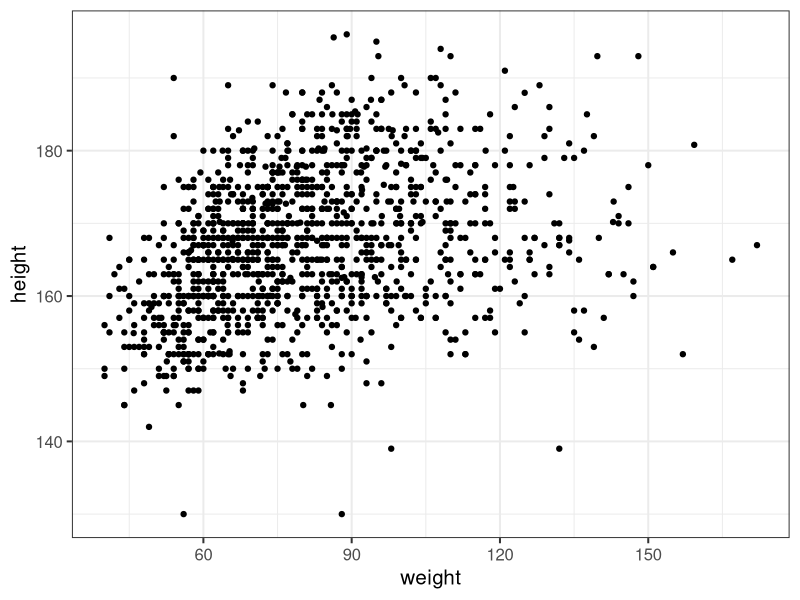
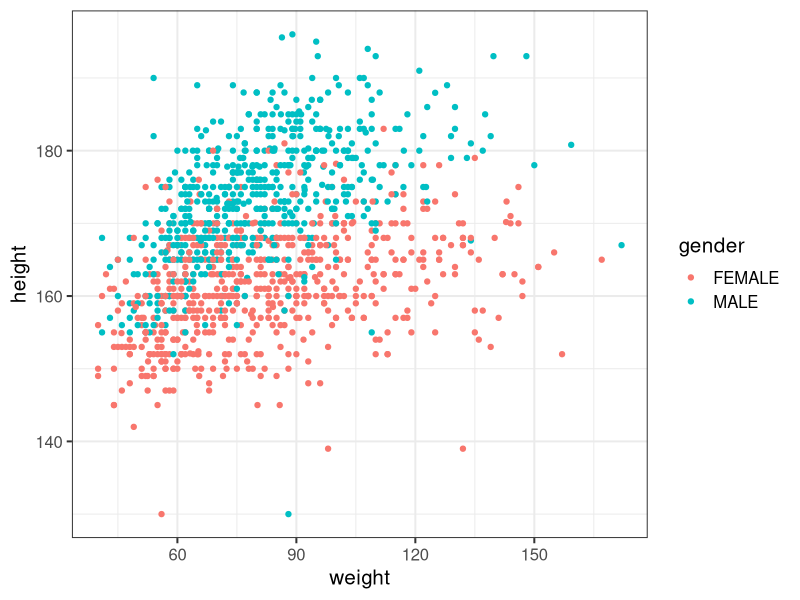
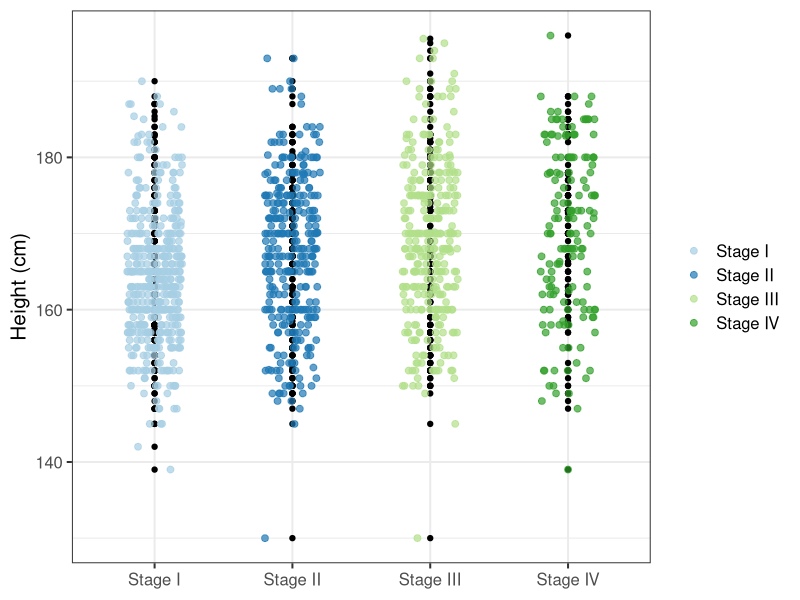
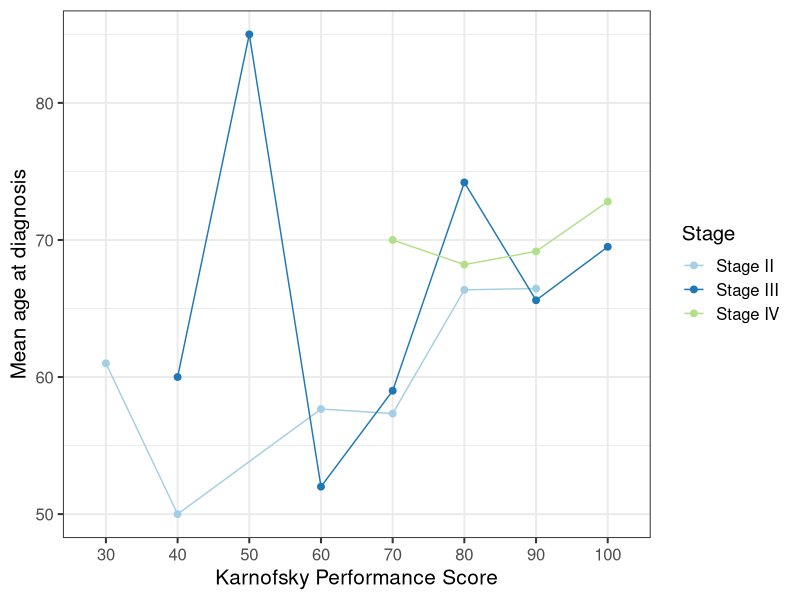
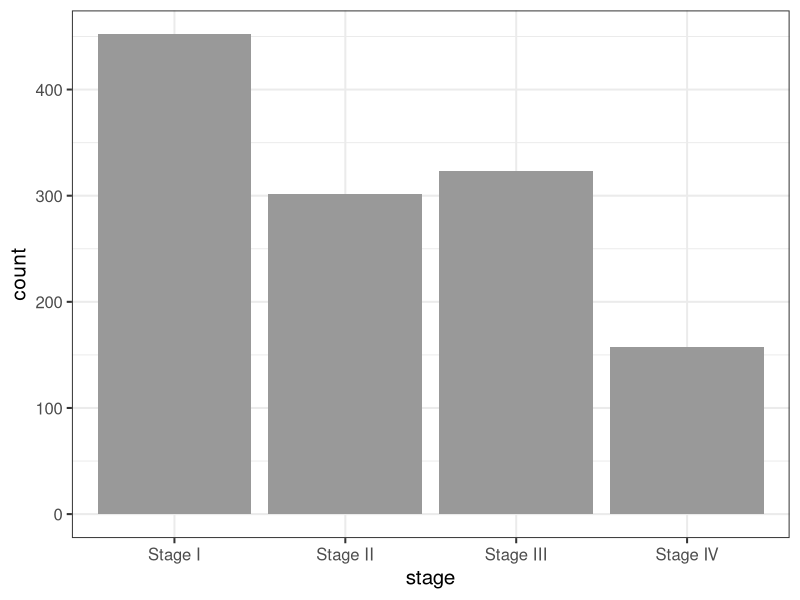
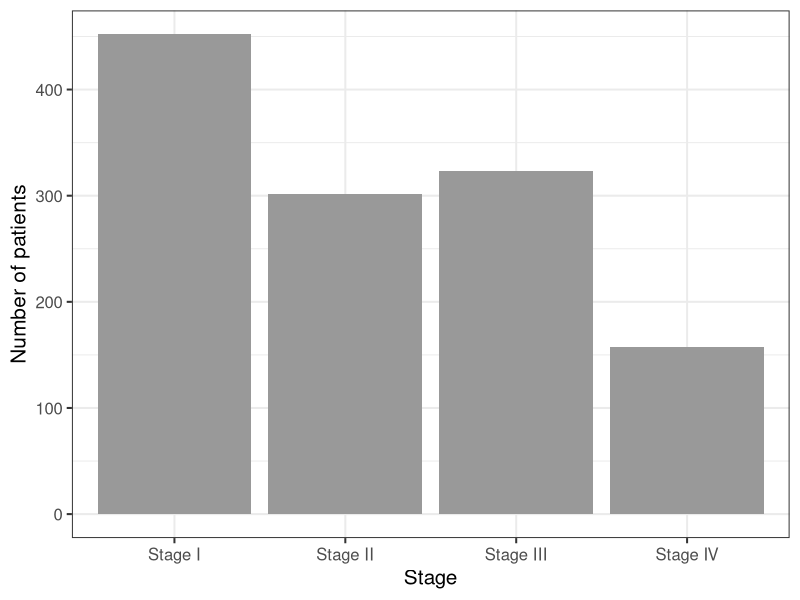
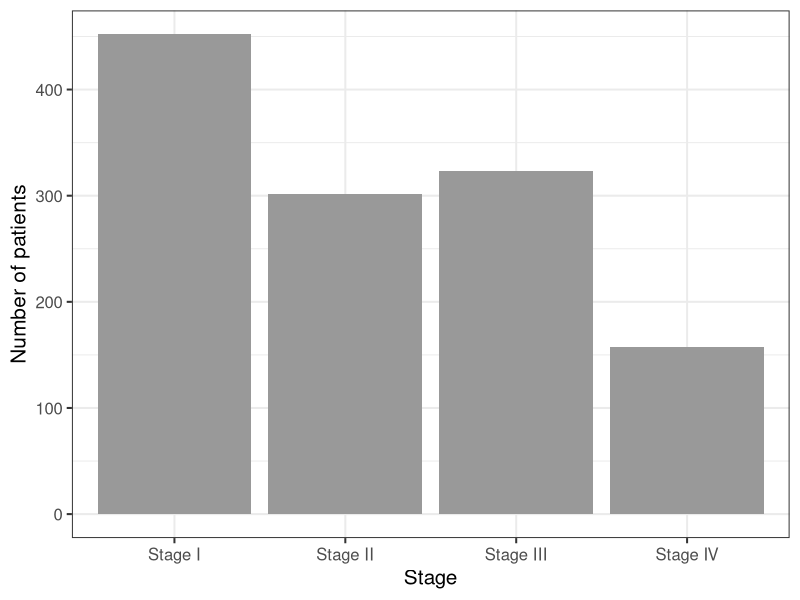
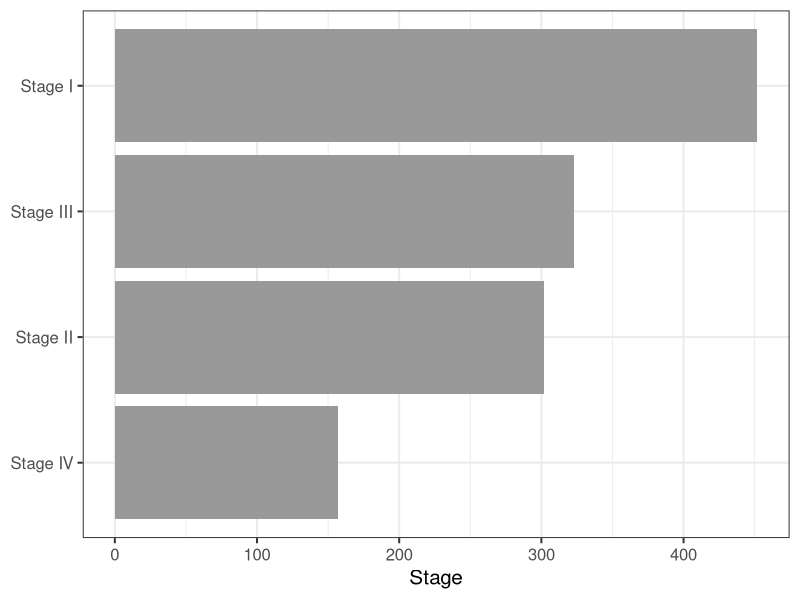

These figures' R source, in order:
## ---- chunk 1
knitr::opts_chunk$set(echo = TRUE, fig.height = 4, fig.width = 5, fig.align = "center", warning = FALSE)
## ---- chunk 2
library(tidyverse)
library(patchwork)

tcga_clinical <- read_csv(here::here("data", "tcga-clinical-viz.csv"))

head(tcga_clinical)
## ---- chunk 3
# set theme to theme_bw()
theme_set(theme_bw(base_size = 15))

wt_ht_scatter <- ggplot(
  data = tcga_clinical,
  mapping = aes(x = weight, y = height)) +
  geom_point()

wt_ht_scatter
## ---- chunk 4
wt_ht_scatter_gender <- ggplot(
  data = tcga_clinical,
  mapping = aes(x = weight, y = height, color = gender)) +
  geom_point()

wt_ht_scatter_gender
## ---- chunk 5
tcga_clinical %>% 
  ggplot(mapping = aes(x = stage, y = height)) +
  geom_point() +
  geom_jitter(aes(color = stage), width = 0.2, size = 2, alpha = 0.7) +
  labs(x = NULL, y = "Height (cm)") +
  scale_color_brewer(NULL, palette = "Paired") 
## ---- chunk 6
# mean age
mean_age_kps <- tcga_clinical %>% 
  drop_na(stage, karnofsky_performance_score) %>% 
  group_by(stage, karnofsky_performance_score) %>% 
  summarise(mean_age = mean(age_at_initial_pathologic_diagnosis, na.rm = TRUE))

# plot
mean_age_kps_line <- mean_age_kps %>% 
  ggplot(aes(x = factor(karnofsky_performance_score), y = mean_age, 
             group = stage, color = stage)) +
  geom_point(size = 2) +
  geom_line() +
  scale_x_discrete("Karnofsky Performance Score") +
  scale_y_continuous("Mean age at diagnosis") +
  scale_color_brewer("Stage", palette = "Paired") 

mean_age_kps_line
## ---- chunk 7
tcga_clinical %>% 
  ggplot(aes(x = stage)) +
  geom_bar(fill = "gray60")
## ---- chunk 8
# Count by stage
stage_count <- tcga_clinical %>% 
  count(stage, .drop = TRUE)

# use stat = "identity"
ggplot(data = stage_count, aes(x = stage, y = n)) +
  geom_bar(stat = "identity", fill = "gray60") +
  labs(x = "Stage", y = "Number of patients")
## ---- chunk 9
ggplot(data = stage_count, aes(x = stage, y = n)) +
  geom_col(fill = "gray60") +
  labs(x = "Stage", y = "Number of patients")
## ---- chunk 10
ggplot(data = stage_count, aes(y = fct_reorder(stage, n), x = n)) +
  geom_bar(stat = "identity", fill = "gray60") +
  labs(x = "Stage", y = NULL) 
## ---- chunk 11
groupedbar_gender <- tcga_clinical %>% 
  ggplot(aes(x = stage, fill = gender)) +
  geom_bar(position = "dodge") +
  labs(x = NULL, y = "Number of patients") +
  scale_fill_viridis_d(NULL)

groupedbar_gender
## ---- chunk 12
stackedbar_gender <- tcga_clinical %>% 
  ggplot(aes(x = stage, fill = gender)) +
  geom_bar(position = "stack") +
  labs(x = NULL, y = "Number of patients") +
  scale_fill_viridis_d(NULL)

stackedbar_gender
## ---- chunk 13
boxplot_gender <- ggplot(
  data = tcga_clinical, 
  aes(x = stage, y = weight, fill = gender)) +
  geom_boxplot() +
  labs(x = NULL, y = "Weight (kg)") +
  scale_fill_brewer(palette = "Dark2")

boxplot_gender
## ---- chunk 14
hist_age <- ggplot(tcga_clinical, aes(x = age_at_initial_pathologic_diagnosis)) +
  geom_histogram(fill = "gray60", color = "gray80") +
  labs(x = "Age at diagnosis")

hist_age
## ---- chunk 15
ggplot(
  tcga_clinical, 
  aes(x = height, fill = gender)) +
  geom_density(alpha = 0.8, color = "transparent") +
  labs(x = "Height (cm)") +
  scale_fill_viridis_d(NULL) 
## ---- chunk 16
wt_violin <- ggplot(
  tcga_clinical, aes(x = gender, y = weight)) +
  geom_violin(trim = FALSE) 

wt_violin
## ---- chunk 17
# violin plot with quantile lines
ggplot(
  tcga_clinical, aes(x = gender, y = weight)) +
  geom_violin(trim = FALSE, draw_quantiles = c(0.25, 0.5, 0.75)) 
## ---- chunk 18
wt_violin2 <- ggplot(
  tcga_clinical, aes(x = gender, y = weight, fill = gender)) +
  geom_violin(trim = FALSE) +
  geom_boxplot(width = 0.1, show.legend = FALSE)

wt_violin2
## ---- chunk 19
wt_heatmap <- ggplot(tcga_clinical, aes(x = stage, y = tumor_tissue_site, fill = weight)) +
  geom_tile(
    color = "white", lwd = 1, linetype = 1) +
  scale_fill_gradient(
    low = "white", high = "blue", na.value = "red") +
  coord_fixed() + 
  theme_minimal(base_size = 15) +
  theme(panel.grid = element_blank())

wt_heatmap
## ---- chunk 20
# combine two plots horizontally
wt_ht_scatter + mean_age_kps_line
## ---- chunk 21
# stack two plots
wt_violin2 / hist_age
## ---- chunk 22
nested_patch <- mean_age_kps_line / (wt_ht_scatter | hist_age)

nested_patch
## ---- chunk 23
(boxplot_gender / (wt_ht_scatter | hist_age)) +
  plot_annotation(
    title = "Combining three plots",
    subtitle = "Annotating each plot",
    caption = "Data source: TCGA data",
    tag_levels = "A", tag_suffix = ".")
## ---- chunk 24
mean_age_kps_line / (wt_ht_scatter | hist_age) & theme_gray()
## ---- chunk 25
(mean_age_kps_line / (wt_ht_scatter | hist_age)) * theme_gray()
## ---- chunk 26
(groupedbar_gender | (stackedbar_gender / hist_age)) +
  plot_layout(guides = "collect")
